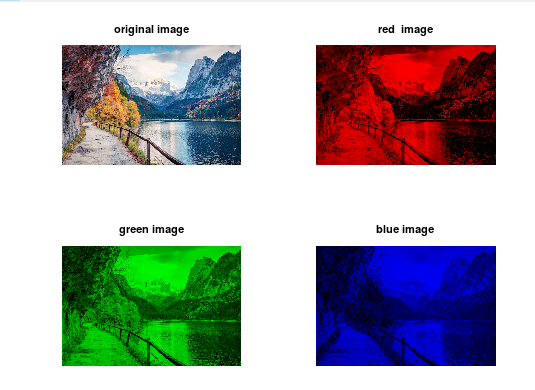
%> input picture nature.png, 535 x 390 px, given in place of nature.jpg, which was not available
$ octave nature.m   (GNU Octave 9; MATLAB toolbox functions it lacks are replaced by stand-ins)
%> lines starting %> are read from the running program, lines starting %| are printed output that depends on the picture; pictures that were not available may be replaced by others from this repository, and a replacement may not be noted
clc;
clf;
clear all;
close all;

pkg load image;

% Read the image information
nature=imread('C:\Users\Angeline A. Perenal\Downloads\nature.jpg');
%> nature is the input picture: size 390x535x3 uint8; mean R, G, B 173.5, 174.9, 176.4
whos nature;
imwrite(nature,'nature.png');

% grayscale
grayscale_nature = rgb2gray(nature);
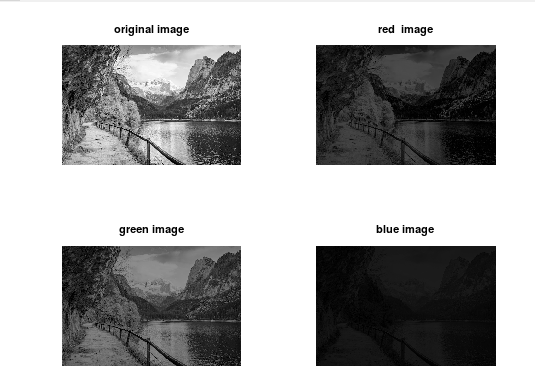
%> grayscale_nature: size 390x535 uint8; min 0, max 255, mean 174.7
whos grayscale_nature;

% Intensify image in red
nature_red=nature;
nature_red(:,:,2)=0;
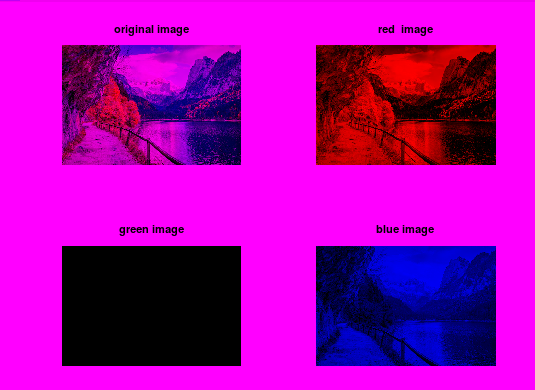
%> nature_red: size 390x535x3 uint8; mean R, G, B 173.5, 0, 176.4
nature_red(:,:,3)=0;
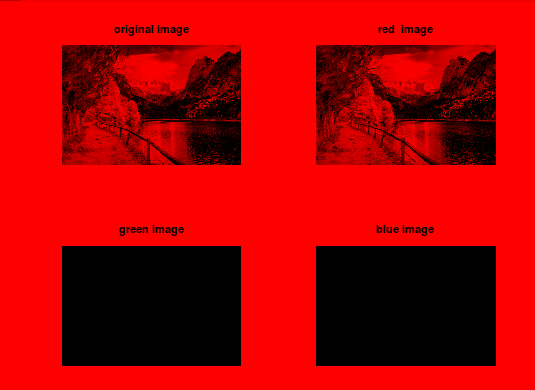
%> nature_red: size 390x535x3 uint8; mean R, G, B 173.5, 0, 0
imwrite(nature_red,'nature_red.png');

% Intensify image in green
nature_green=nature;
nature_green(:,:,1)=0;
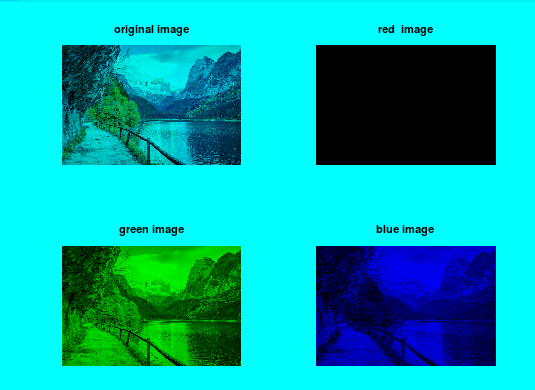
%> nature_green: size 390x535x3 uint8; mean R, G, B 0, 174.9, 176.4
nature_green(:,:,3)=0;
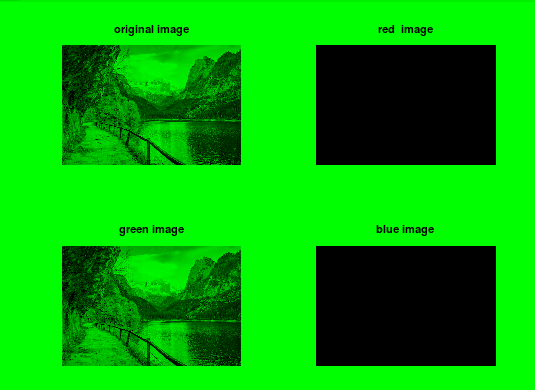
%> nature_green: size 390x535x3 uint8; mean R, G, B 0, 174.9, 0
imwrite(nature_green,'nature_green.png');

% Intensify image in blue
nature_blue=nature;
nature_blue(:,:,1)=0;
nature_blue(:,:,2)=0;
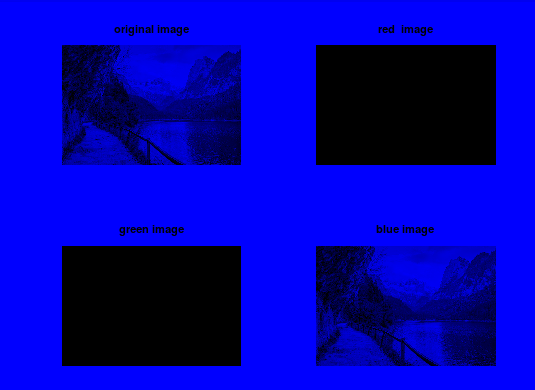
%> nature_blue: size 390x535x3 uint8; mean R, G, B 0, 0, 176.4
imwrite(nature_blue,'nature_blue.png');


subplot(2,2,1),imshow(nature),title('original image');%print original image.
subplot(2,2,2),imshow(nature_red),title('red  image');%print gray image.
subplot(2,2,3),imshow(nature_green),title('green image');%print gray image.
subplot(2,2,4),imshow(nature_blue),title('blue image');%print gray image.

$ run again, with fruits.png copied over nature.png
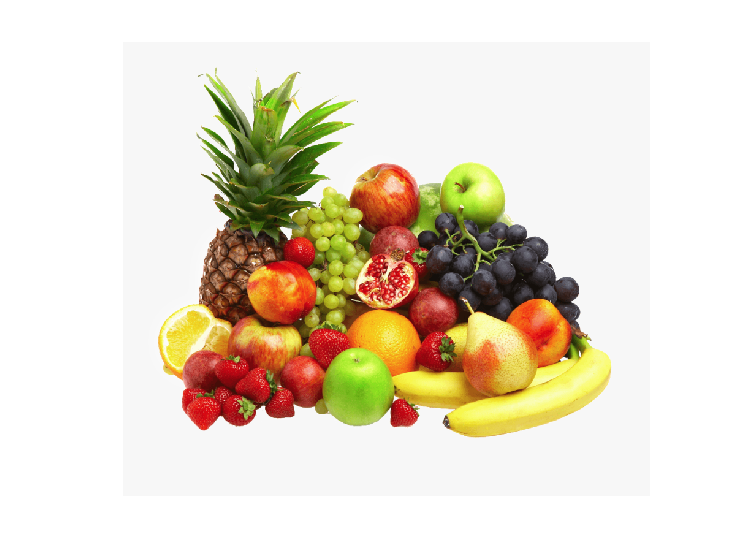
%> input picture fruits.png, 746 x 557 px, given in place of nature.jpg, which was not available
%> nature is the input picture: size 557x746x3 uint8; mean R, G, B 230.2, 220.9, 204.3
%> `nature_green(:,:,3)=0;`:
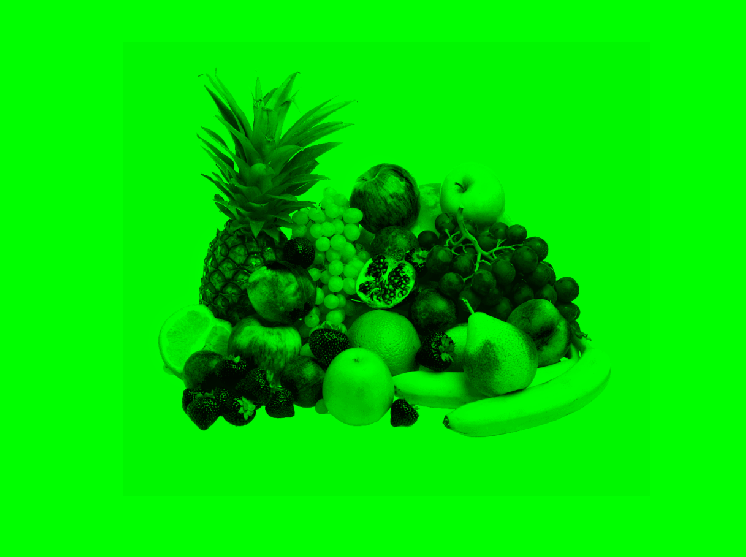
%> nature_green: size 557x746x3 uint8; mean R, G, B 0, 220.9, 0
%> `nature_blue(:,:,2)=0;`:
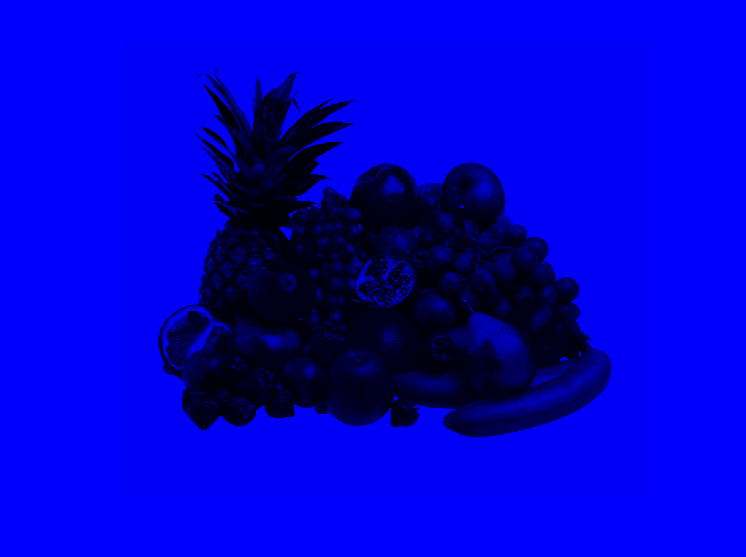
%> nature_blue: size 557x746x3 uint8; mean R, G, B 0, 0, 204.3

$ run again, with parrots.png copied over nature.png
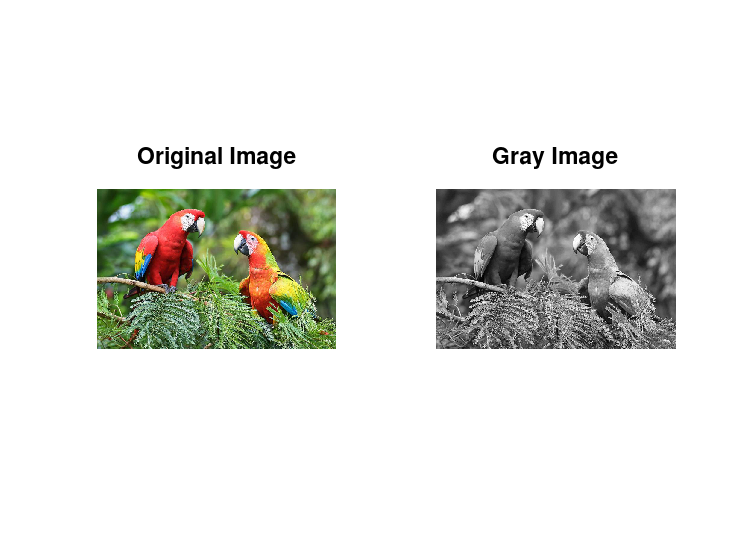
%> input picture parrots.png, 746 x 557 px, given in place of nature.jpg, which was not available
%> nature is the input picture: size 557x746x3 uint8; mean R, G, B 227.3, 228.1, 223.8
%> `nature_green(:,:,3)=0;`:
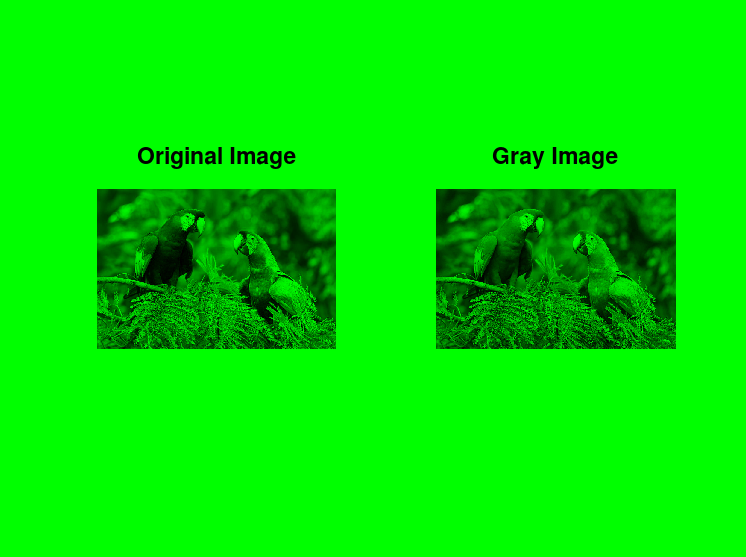
%> nature_green: size 557x746x3 uint8; mean R, G, B 0, 228.1, 0
%> `nature_blue(:,:,2)=0;`:
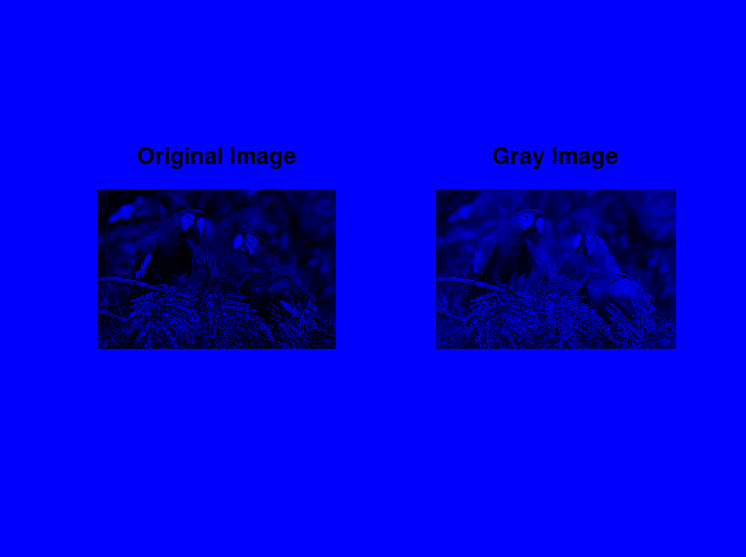
%> nature_blue: size 557x746x3 uint8; mean R, G, B 0, 0, 223.8
